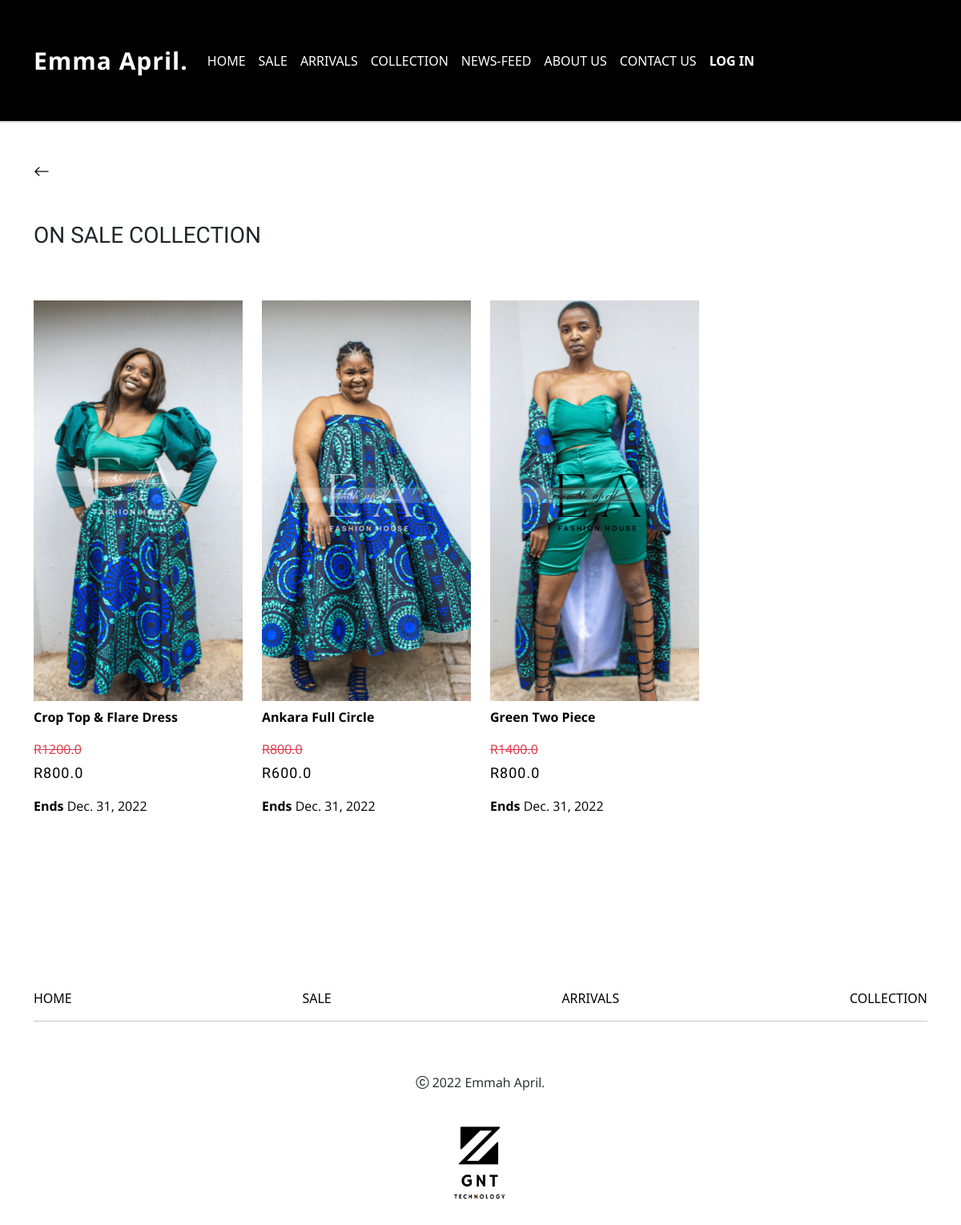
Screenshot of /on-sale/ with the database file from the repository.
### client/models.py (models this page shows, shortened)
class Product(models.Model):
    DISPLAY = (
        ("Yes", "Yes"),
        ("No", "No"),
    )
    SALE_DISPLAY = (
        ("First", "First"),
        ("second", "second"),
        ("third", "third"),
    )
    Name = models.CharField(max_length=300,null=True)
    Description = models.TextField(blank = True,null=True)
    Price = models.FloatField(null=True,blank=True)
    Quantity = models.IntegerField(null=True,blank=True)
    ReStock_Level = models.IntegerField(null=True,blank=True)
    Category = models.ManyToManyField(Category,related_name="product_Category",blank=True,default=None)
    Colors = models.ManyToManyField(Colours,related_name="product_Colors",blank=True,default=None)
    Sizes = models.ManyToManyField(ItemSize,related_name="product_Sizes",blank=True,default=None)
    layby = models.ManyToManyField(LayByOptions,related_name="layBy_options",blank=True,default=None)
    main_Image = models.ImageField(null=True, blank=True,upload_to='files/ProductImages')
    Image_One = models.ImageField(null=True, blank=True,upload_to='files/ProductImages')
    Image_Two = models.ImageField(null=True, blank=True,upload_to='files/ProductImages')
    Image_Three = models.ImageField(null=True, blank=True,upload_to='files/ProductImages')
    main_display = models.CharField(max_length=10,choices=DISPLAY,default = 'No',null=True, blank=True)
    sale = models.CharField(max_length=10,choices=DISPLAY,default = 'No',null=True, blank=True)
    Sale_Price = models.FloatField(null=True,blank=True)
    End_date = models.DateField(auto_now_add=False,null=True,blank=True)
    sale_CoverImages = models.CharField(max_length=10,choices=SALE_DISPLAY,default = 'No',null=True,blank=True)
    new = models.CharField(max_length=10,choices=DISPLAY,default = 'No',null=True, blank=True)
    arrivals_CoverImages = models.CharField(max_length=10,choices=SALE_DISPLAY,default = 'No',null=True,blank=True)
    date_created = models.DateTimeField(auto_now_add=True, null=True)

### client/views.py (the view, shortened to what this page needs)
# urls.py: path('on-sale/',views.SaleCollectionS,name='on-sale'),
def SaleCollectionS(request):
    sale_products = Product.objects.filter(sale = "Yes").order_by('-date_created')
    context = {
        "sale_products" : sale_products,
    }
    return render(request,'client/saleCollection.html',context)

### client/templates/client/saleCollection.html (shortened to what this page needs)
{% extends 'client/base.html' %} {% load static %} {% block content %}
{% include 'partials/navbar.html'%}
<section class="container mt-5">
  <a role="button" onclick="history.back()" style="color: black">
    <i class="bi bi-arrow-left" style="font-size: 20px"></i>
  </a>
  <h3 class="heading_style mt-5">ON SALE COLLECTION</h3>
  <section>
    <div class="row mt-5">
      {% for item in sale_products %}
      <div class="col-sm-12 col-md-4 col-xl-3 mt-3">
        <div hx-boost="true">
          <a
            class="text-black"
            href="{% url 'item-details' item.id %}"
            style="text-decoration: none"
          >
            <img
              class="sale-image productimage"
              src="{{item.main_Image.url}}"
              alt=""
            />
            <p class="fw-bold mt-2">{{item.Name}}</p>
            <p class="mb-1 text-danger">
              <del>R{{item.Price}}</del>
            </p>
            <p
              class="heading_style"
              style="font-size: 18px; letter-spacing: 1px"
            >
              R{{item.Sale_Price}}
            </p>
            <p><span class="fw-bold">Ends</span> {{item.End_date}}</p>
          </a>
        </div>
      </div>
      {% endfor %}
    </div>
  </section>
</section>
<div class="content_divider"></div>
<div class="content_divider"></div>
<section>{% include 'partials/footer.html'%}</section>
{% endblock %}

### static/CSS/main.css (style rules this page uses)
:root { --primary-color: darkblue; }
.content_divider { height: 100px; width: 100%; }
p { font-family: "Open Sans", sans-serif; }

### static/CSS/index.css (style rules this page uses)
.heading_style { font-family: "Tenor Sans", sans-serif; }

### static/CSS/saleCollection.css (style rules this page uses)
.heading_style { font-family: "Tenor Sans", sans-serif; }
.sale-image { height: 450px; width: 100%; object-fit: cover; }

### client/templates/client/saleCollection.html (style rules this page uses)
.productimage { object-fit: cover !important; height: 500px !important; }

### client/templates/partials/footer.html (style rules this page uses)
a { text-decoration: none; color: black; }

### rows the page displays
Product: main_Image (picture), Name "Crop Top & Flare Dress", Price "1200.0", Sale_Price "800.0", End_date "Dec. 31, 2022"
Product: main_Image (picture), Name "Ankara Full Circle", Price "800.0", Sale_Price "600.0", End_date "Dec. 31, 2022"
Product: main_Image (picture), Name "Green Two Piece", Price "1400.0", Sale_Price "800.0", End_date "Dec. 31, 2022"
